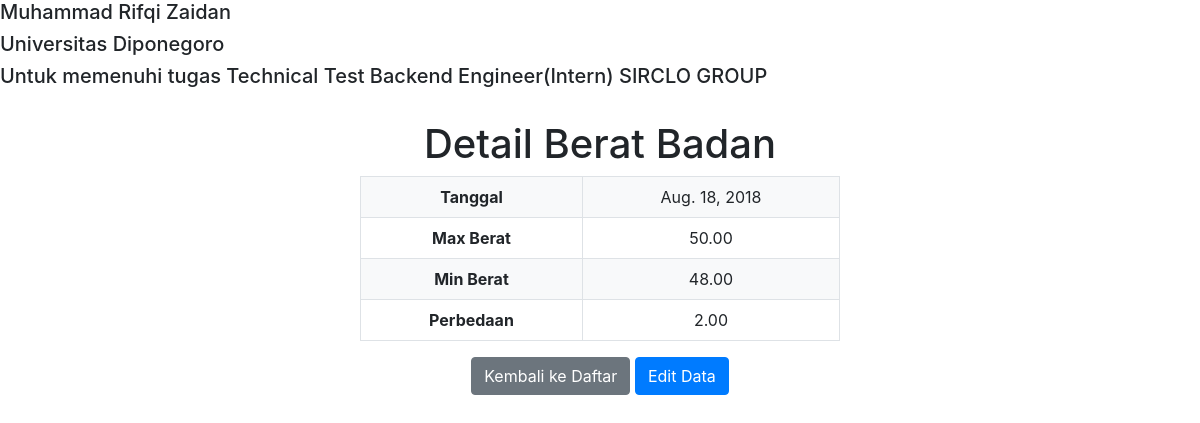
The app's page /5/ with its own data.
### weight_tracker/models.py (models this page shows, shortened)
class WeightRecord(models.Model):
    date = models.DateField()
    max_weight = models.DecimalField(max_digits=5, decimal_places=2)
    min_weight = models.DecimalField(max_digits=5, decimal_places=2)
    @property
    def differences(self):
        return self.max_weight - self.min_weight

### weight_tracker/views.py (the view)
# urls.py: path('<int:record_id>/', views.detail, name='detail'),
def detail(request, record_id):
    record = get_object_or_404(WeightRecord, pk=record_id)
    return render(request, 'detail.html', {'record': record})

### weight_tracker/templates/detail.html (shortened to what this page needs)
<!DOCTYPE html>
<html lang="en">
<head>
    <link rel="stylesheet" href="https://stackpath.bootstrapcdn.com/bootstrap/4.5.0/css/bootstrap.min.css">
</head>
<body>
    <h5>Muhammad Rifqi Zaidan</h5>
    <h5>Universitas Diponegoro</h5>
    <h5>Untuk memenuhi tugas Technical Test Backend Engineer(Intern) SIRCLO GROUP</h5>
    <br>
    <h1 class="text-center">Detail Berat Badan</h1>
    <div class="table-container">
        <div class="table-responsive">
            <table class="table table-striped table-bordered">
                <tbody>
                    <tr>
                        <th scope="row">Tanggal</th>
                        <td>{{ record.date }}</td>
                    </tr>
                    <tr>
                        <th scope="row">Max Berat</th>
                        <td>{{ record.max_weight }}</td>
                    </tr>
                    <tr>
                        <th scope="row">Min Berat</th>
                        <td>{{ record.min_weight }}</td>
                    </tr>
                    <tr>
                        <th scope="row">Perbedaan</th>
                        <td>{{ record.differences }}</td>
                    </tr>
                </tbody>
            </table>
        </div>
    </div>
    <div class="text-center">
        <a href="{% url 'index' %}" class="btn btn-secondary">Kembali ke Daftar</a>
        <a href="{% url 'edit' record.id %}" class="btn btn-primary">Edit Data</a>
    </div>
</body>
</html>

### weight_tracker/templates/detail.html (style rules this page uses)
.table-container { width: 40%; margin: 0 auto; }
.table-striped tbody tr:nth-of-type(odd) { background-color: #f8f9fa; }
.table-striped td, .table-striped th { padding: 0.5rem; text-align: center; }

### records on screen
WeightRecord: date "Aug. 18, 2018", max_weight "50.00", min_weight "48.00", differences "2.00"
